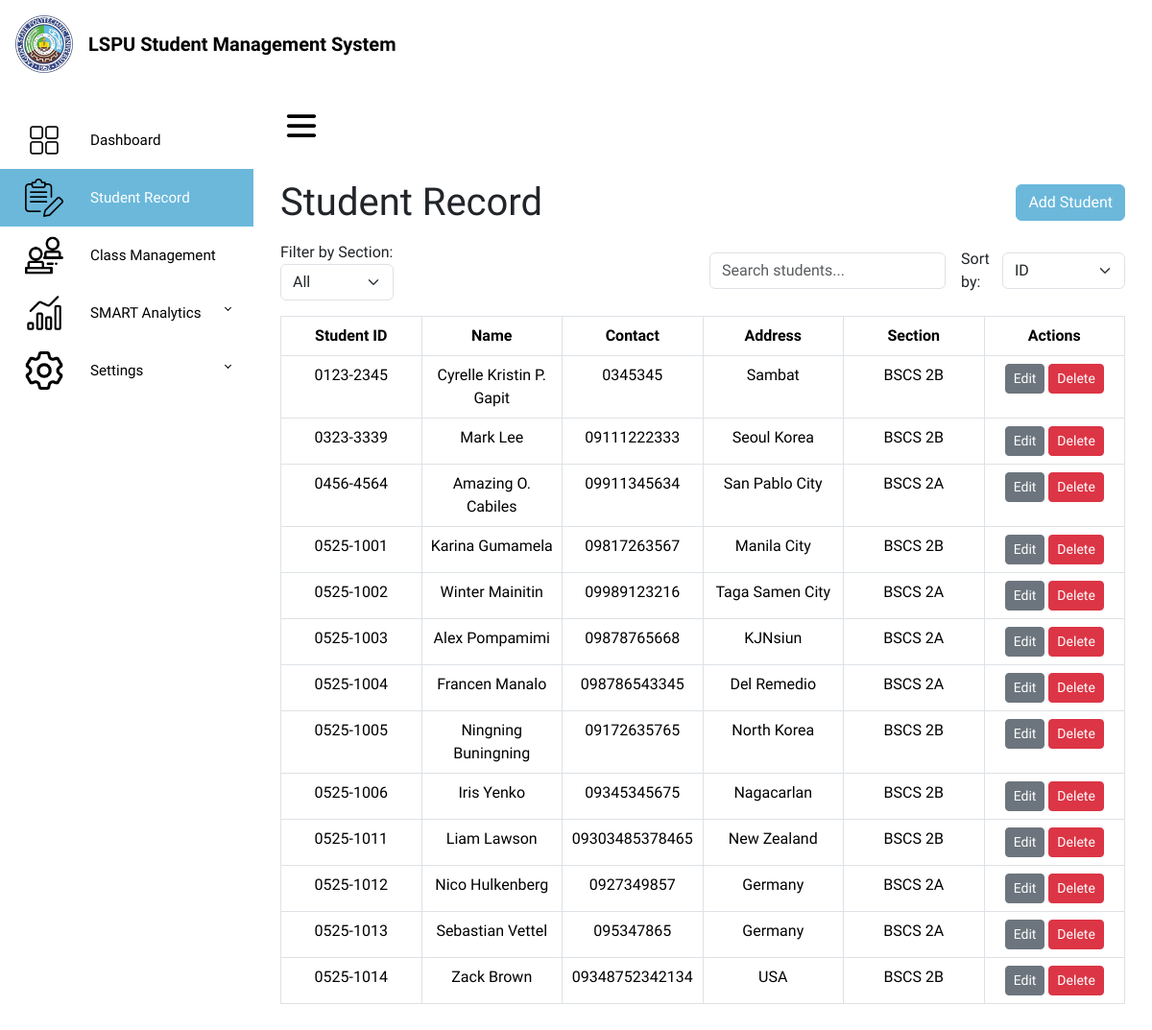
/studentlist/, run on an earlier commit of the app's database.
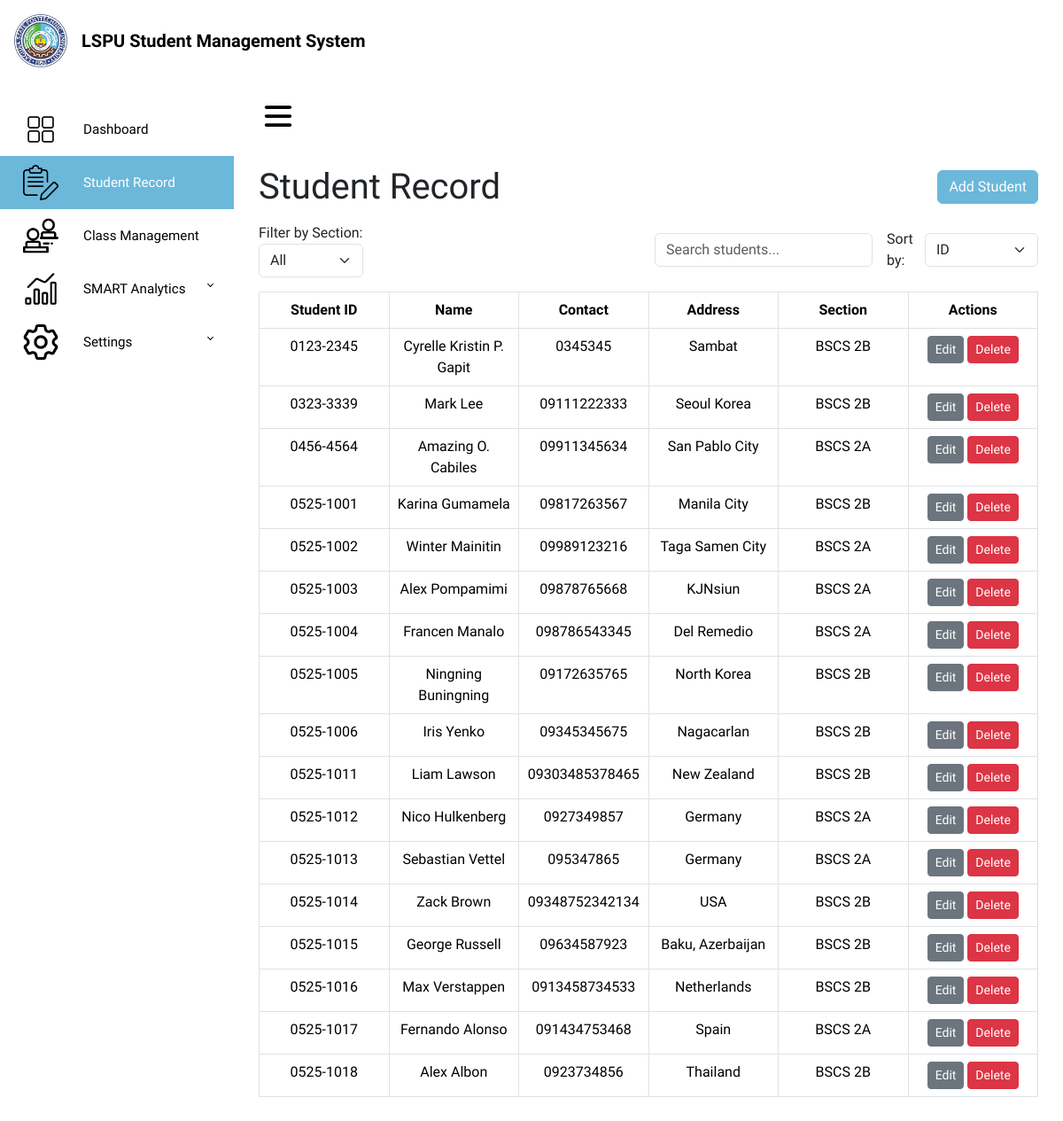
And on a later commit of the database.
### SMSapp/models.py (models this page shows, shortened)
class Student(models.Model):
    student_id = models.CharField(max_length=20, unique=True, blank=True)
    name = models.CharField(max_length=100)
    contact = models.CharField(max_length=20)
    address = models.TextField()
    section = models.CharField(max_length=10, default="BSCS 2A")

### SMSapp/views.py (the view)
# urls.py: path('studentlist/', views.studentlist, name='studentlist'),
def studentlist(request):
    section_filter = request.GET.get('section', None)
    sort_by = request.GET.get('sort_by', 'student_id')
    allowed_fields = ['student_id', 'name', 'address']
    if sort_by not in allowed_fields:
        sort_by = 'student_id'
    if section_filter:
        students = Student.objects.filter(section=section_filter).order_by(sort_by)
    else:
        students = Student.objects.all().order_by(sort_by)
    return render(request, 'studentlist.html', {
        'students': students,
        'current_sort': sort_by,
        'section_filter': section_filter
    })

### SMSapp/templates/studentlist.html (shortened to what the changed rows need)
{% load static %}
<!DOCTYPE html>
<html lang="en">
<head>
    <link href="https://cdn.jsdelivr.net/npm/bootstrap@5.3.3/dist/css/bootstrap.min.css" rel="stylesheet">
    <link href="https://cdn.lineicons.com/5.0/lineicons.css" rel="stylesheet">
    <link rel="stylesheet" href="https://cdn.jsdelivr.net/npm/bootstrap-icons@1.12.1/font/bootstrap-icons.min.css">
</head>
<body>
    <div class="d-flex">
        <div class="main">
            <main class="p-3 d-flex flex-column justify-content-between" style="min-height: 80vh;">
                <div class="container-fluid">
                <div class="d-flex justify-content-between align-items-center mb-3">
                    <h1 class="mb-0 text-start">Student Record</h1>
                </div>
                    <div class="table-responsive text-center">
                        <table class="table table-bordered" id="studentTable">
                            <thead>
                                <tr>
                                    <th class="text-center">Student ID</th>
                                    <th class="text-center">Name</th>
                                    <th class="text-center">Contact</th>
                                    <th class="text-center">Address</th>
                                    <th class="text-center">Section</th>
                                    <th class="text-center">Actions</th>
                                </tr>
                            </thead>
                            <tbody>
                                {% for student in students %}
                                <tr data-id="{{ student.id }}">
                                    <td>{{ student.student_id }}</td>
                                    <td>{{ student.name }}</td>
                                    <td>{{ student.contact }}</td>
                                    <td>{{ student.address }}</td>
                                    <td>{{ student.section }}</td>
                                    <td>
                                        <button class="btn btn-sm btn-primary" onclick="openEditModal('{{ student.id }}')">Edit</button>
                                        <button class="btn btn-sm btn-danger" onclick="deleteStudent('{{ student.id }}')">Delete</button>
                                    </td>
                                </tr>
                                {% endfor %}
                            </tbody>
                        </table>
                    </div>
                </div>
            </main>
        </div>
    </div>
</body>
</html>

What changed in the data, as far as the page shows it:
added Student: student_id "0525-1015", name "George Russell", contact "09634587923", address "Baku, Azerbaijan", section "BSCS 2B"
added Student: student_id "0525-1016", name "Max Verstappen", contact "0913458734533", address "Netherlands", section "BSCS 2B"
added Student: student_id "0525-1017", name "Fernando Alonso", contact "091434753468", address "Spain", section "BSCS 2A"
added Student: student_id "0525-1018", name "Alex Albon", contact "0923734856", address "Thailand", section "BSCS 2B"
